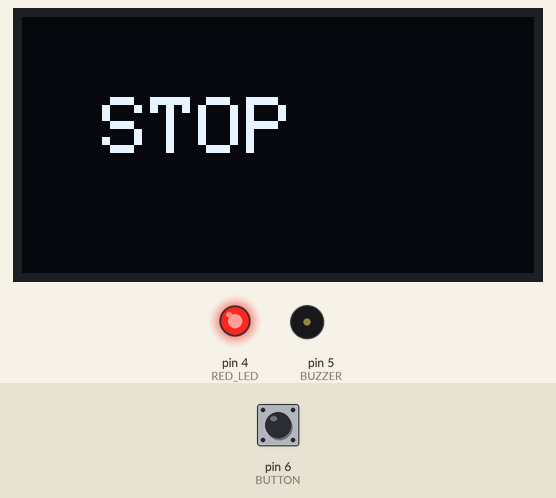
This sketch was run on a simulated Arduino Uno, built with avr-gcc and run on an emulated ATmega328P. Parts: 128×64 one-colour display, output pins drawn as LEDs (lit = HIGH), buzzer (waves = sounding, pin HIGH). The inputs (shaded band) are chosen by the test bench; at power-on: pin 6 (BUTTON) LOW.

Above: at 1.2 s.
1.3 s: pin 6 (BUTTON) pulled HIGH for 0.15 s
At 1.9 s:
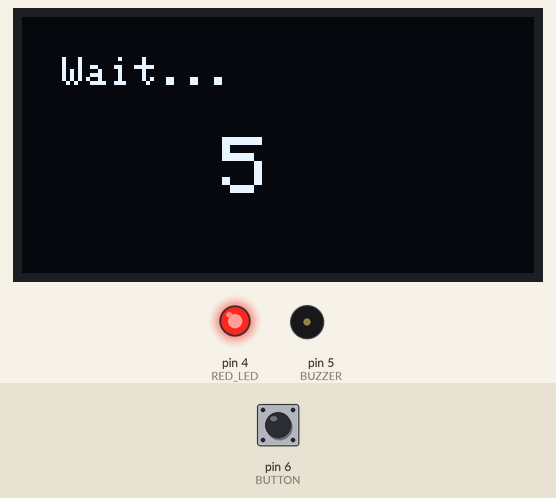
At 7.4 s:
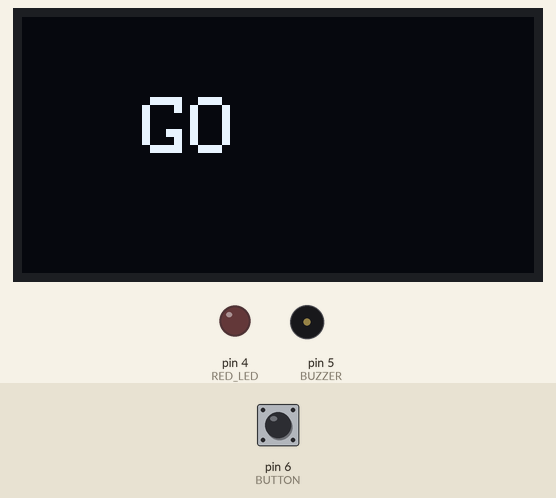
Timing chart, 0 to 18.9 s (numbered marks = the images above; inputs shaded):
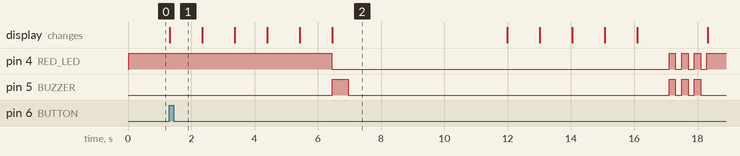

The sketch:

pedestrainCrossing.ino
```cpp
/*
-------------------------------------------------------
Mini Pedestrian Crossing System
-------------------------------------------------------

This program simulates a pedestrian crossing.

Initial State
-------------
STOP
Red LED ON
OLED displays "STOP"

When Button is Pressed
----------------------
1. Countdown begins
2. System switches to GO state
3. Buzzer alerts pedestrians
4. Crossing time allowed
5. System returns to STOP

Optional Extensions (currently commented out)
---------------------------------------------
1. Countdown display during crossing phase
2. Flashing LED / buzzer warning before returning to STOP

These sections are commented out because they will be
implemented by another team member.
-------------------------------------------------------
*/

#include <Wire.h>
#include <Adafruit_GFX.h>
#include <Adafruit_SSD1306.h>

#define SCREEN_WIDTH 128
#define SCREEN_HEIGHT 64

Adafruit_SSD1306 display(SCREEN_WIDTH, SCREEN_HEIGHT, &Wire, -1);

// Hardware pins
#define RED_LED 4
#define BUTTON 6
#define BUZZER 5

// Timing values in seconds
int waitTime = 5;
int crossTime = 5;

void setup() {

  // Grove Beginner Kit onboard button reads HIGH when pressed
  pinMode(BUTTON, INPUT);

  pinMode(RED_LED, OUTPUT);
  pinMode(BUZZER, OUTPUT);

  Serial.begin(9600);

  if(!display.begin(SSD1306_SWITCHCAPVCC, 0x3C)) {
    Serial.println("OLED failed");
    while(true);
  }

  display.clearDisplay();

  // Start system in STOP state
  showStop();
}

void loop() {

  // Grove Beginner Kit button reads HIGH when pressed
  if(digitalRead(BUTTON) == HIGH) {

    startCountdown();

    crossingPhase();

    showStop();
  }
}

/*
-------------------------------------------------------
STOP STATE
-------------------------------------------------------
Displays STOP message and ensures
red LED is ON.
*/
void showStop(){

  digitalWrite(RED_LED, HIGH);

  display.clearDisplay();
  display.setTextSize(2);
  display.setTextColor(WHITE);

  display.setCursor(20,20);
  display.println("STOP");

  display.display();
}


/*
-------------------------------------------------------
WAIT COUNTDOWN PHASE
-------------------------------------------------------
Pedestrians press button and must wait
before crossing is allowed.
*/
void startCountdown(){

  digitalWrite(RED_LED, HIGH);

  for(int i = waitTime; i > 0; i--){

    display.clearDisplay();

    display.setTextSize(1);
    display.setCursor(10,10);
    display.print("Wait...");

    display.setTextSize(2);
    display.setCursor(50,30);
    display.println(i);

    display.display();

    delay(1000);
  }
}


/*
-------------------------------------------------------
CROSSING PHASE
-------------------------------------------------------
Pedestrians are allowed to cross.
*/
void crossingPhase(){

  digitalWrite(RED_LED, LOW);

  display.clearDisplay();

  display.setTextSize(2);
  display.setCursor(30,20);
  display.println("GO");

  display.display();

  // Buzzer alert when crossing begins
  digitalWrite(BUZZER, HIGH);
  delay(500);
  digitalWrite(BUZZER, LOW);

  delay(crossTime * 1000);


  /*
  ---------------------------------------------------
  OPTIONAL EXTENSION
  ---------------------------------------------------

  This extension will:

  1. Show countdown during crossing phase
  2. Flash LED and buzzer before STOP state

  Another team member will implement this section.
  To enable it, remove the comment markers.
  */

  for(int i = crossTime; i > 0; i--){

    display.clearDisplay();

    display.setTextSize(1);
    display.setCursor(0,10);
    display.print("Cross Now");

    display.setTextSize(2);
    display.setCursor(50,30);
    display.println(i);

    display.display();

    delay(1000);
  }

  // Warning phase before returning to STOP
  for(int i = 0; i < 3; i++){

    digitalWrite(BUZZER, HIGH);
    digitalWrite(RED_LED, HIGH);
    delay(200);

    digitalWrite(BUZZER, LOW);
    digitalWrite(RED_LED, LOW);
    delay(200);
  }


}
```

Measured:
- after the input at 1.3 s, pin 4 (RED_LED): HIGH → LOW after 5.1 s, then repeats every 0.40 s: HIGH 0.20 s, LOW 0.20 s; pin 5 (BUZZER): LOW → HIGH after 5.2 s, → LOW 0.50 s later, → HIGH 10.1 s later, → LOW 0.20 s later, … (8 changes in this stretch); the display: changes at once (image 1)
